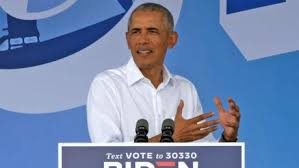
#> input picture train_data/Barack Obama/[www.google.com][10211].jpg, 299 x 168 px; its folder holds only this picture in this run
$ jupyter execute --allow-errors Creating-the-dataset.ipynb
#> lines starting #> are read from the running program, lines starting #| are printed output that depends on the picture
[cell 1]
import os # os files handling
import numpy as np

# import dataset folder
data_path = r'train_data'

# the file names in the dataset are added to an list
labels = os.listdir(data_path)
print(labels)

# numbers are generated according to the number of files
categories = np.arange(len(labels))
print(categories)

# an dictionary is created using categories (file names) & labels (number of files)
categories_dict = dict(zip(labels,categories))
print(categories_dict)

[cell 2]
import cv2

data=[]
target=[]

# load the casecade classifier
face_classifier = cv2.CascadeClassifier('cascades/haarcascade_frontalface_default.xml')

# go to all files for one by one
for label in labels:

    # create path by useing data_path & label
    imgs_path = os.path.join(data_path,label)

    # image names in the created path are taken into a list.
    img_names = os.listdir(imgs_path)

    # go to all images for one by one
    for img_name in img_names:

        # get the paths of each image, because we want to load each images one by one
        img_path = os.path.join(imgs_path,img_name)
        img = cv2.imread(img_path) # load images in img_path
#> img is the input picture: shape (168, 299, 3); mean B, G, R 173.6, 135.3, 114.5

        gray = cv2.cvtColor(img,cv2.COLOR_BGR2GRAY) # convert to gray image (BGR to GRAY)
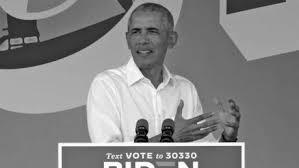
#> gray: shape (168, 299); min 0, max 255, mean 133.5

        faces = face_classifier.detectMultiScale(gray) # get rectangle values (faces->2d array)
#> faces = [[118, 11, 52, 52]]

        # This loop runs according to the number of faces in the image
        for(x,y,w,h) in faces:

            #cv2.rectangle(img,(x,y),(x+w,y+h),(0,255,0),2) # drow a rectangle box
            cropped_face=gray[y:y+h,x:x+w] # crop faces
            cv2.imshow('cropped_face',cropped_face) # show images (cropped faces) in window

            print('If you accept this cropped face press y or else n :')

            k=cv2.waitKey(0) # time to wait for images (holding)

            # check the y or n
            if(k==121):

                # if you press y, the image will be resized as a 50*50 image
                cropped_face = cv2.resize(cropped_face,(50,50))

                # if an image is accepted, add it to the data and target array.
                data.append(cropped_face)
                target.append(categories_dict[label])
#> this loop made 1 pass; (key Esc is pressed on pass 1)
#| If you accept this cropped face press y or else n :
#> pass 1, `cropped_face=gray[y:y+h,x:x+w]`:
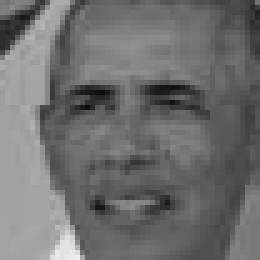
#> cropped_face: shape (52, 52) (shown 5 times larger); min 13, max 239, mean 110.6
#> after the loop, data = []; target = []
#> pass 2 of the loop `for label in labels:`:
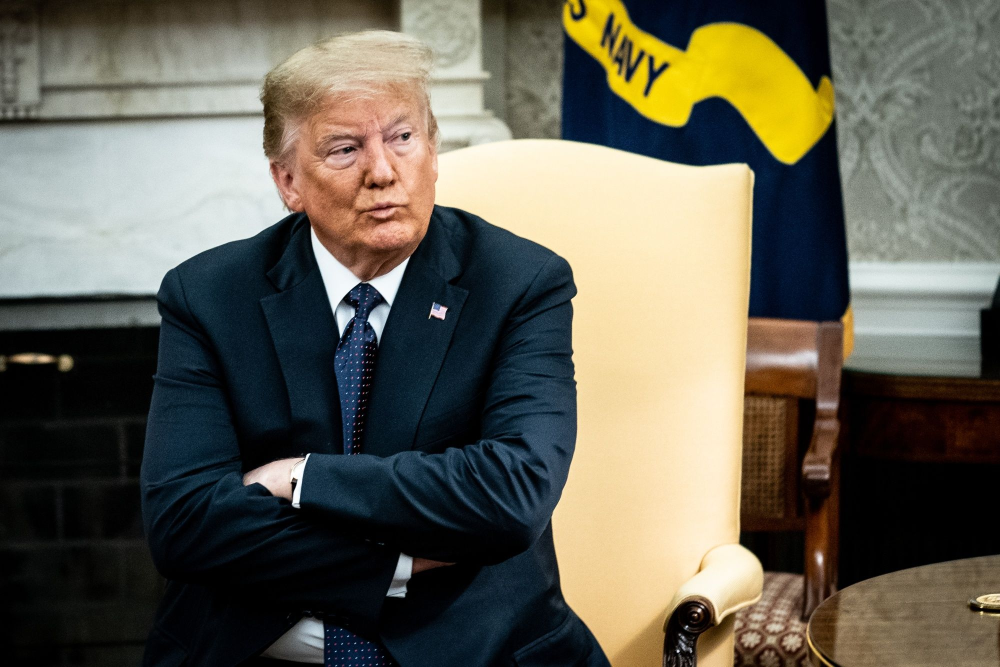
#> input picture train_data/Donald Trump/[www.google.com][104]WMJ2PRF37QI6VF6BNTYRN77CNQ.jpg, 2000 x 1334 px (shown at 1/2 size)
#> img is the input picture: shape (1334, 2000, 3); mean B, G, R 84.4, 97.9, 101
#> `gray = cv2.cvtColor(img,cv2.COLOR_BGR2GRAY)`:
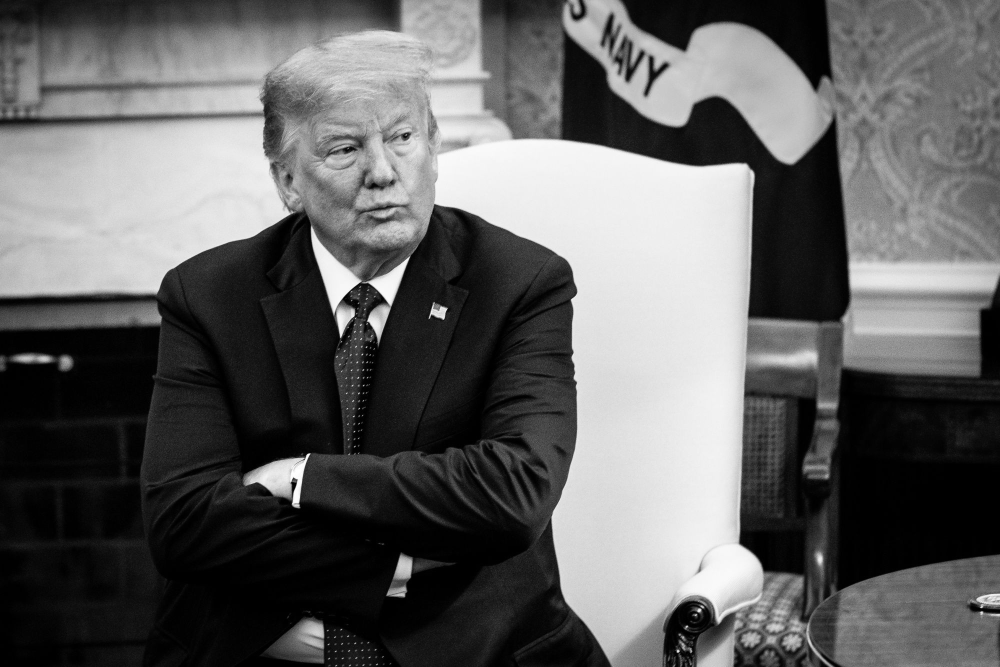
#> gray: shape (1334, 2000) (shown at 1/2 size); min 0, max 255, mean 97.3
#> faces = [[605, 168, 301, 301]]
#> the loop `for(x,y,w,h) in faces:` made 1 pass; (key Enter is pressed on pass 1)
#> (printed output is left out)
#> pass 1, `cropped_face=gray[y:y+h,x:x+w]`:
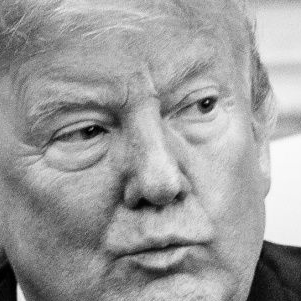
#> cropped_face: shape (301, 301); min 0, max 253, mean 156.7

cv2.destroyAllWindows()

[cell 3]
# convert numpy array
data = np.array(data)
#> data = empty array
target = np.array(target)
#> target = empty array

print(data.shape)
#| (0,)
print(target.shape)
#| (0,)

#> (the rest of this cell did not finish here and is left out)

[cell 4]
import collections
print(collections.Counter(target))
#| Counter()
